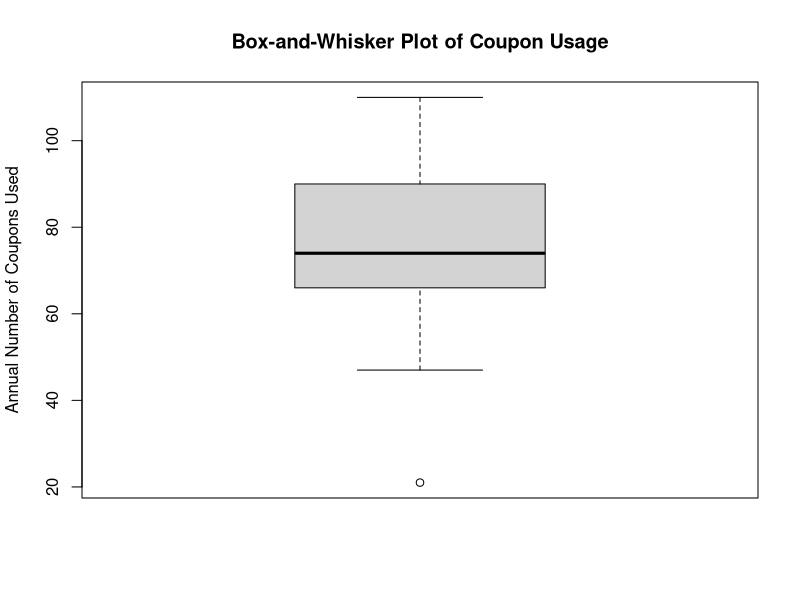

Generate this figure with R:
## ---- chunk 1
knitr::opts_chunk$set(echo = TRUE)
## ---- chunk 2
library(dplyr)
library(knitr)
library(kableExtra)
library(ggplot2)
## ---- chunk 3
# Load problem data
DataVector <- c(81,68,70,100,94,47,66,70,82,
                110,105,60,21,70,66,90,78,85)

# Format the data for printing
ProbDataPrint <- t(data_frame(DataVector[1:9],DataVector[10:18]))
rownames(ProbDataPrint) <- NULL

kable(ProbDataPrint, format="html") %>%
    kable_styling(bootstrap_options = c("hover", "condensed", "responsive"),
                  full_width=FALSE)
## ---- chunk 4
boxplot(DataVector, 
        ylab="Annual Number of Coupons Used", 
        main="Box-and-Whisker Plot of Coupon Usage")
## ---- chunk 5
